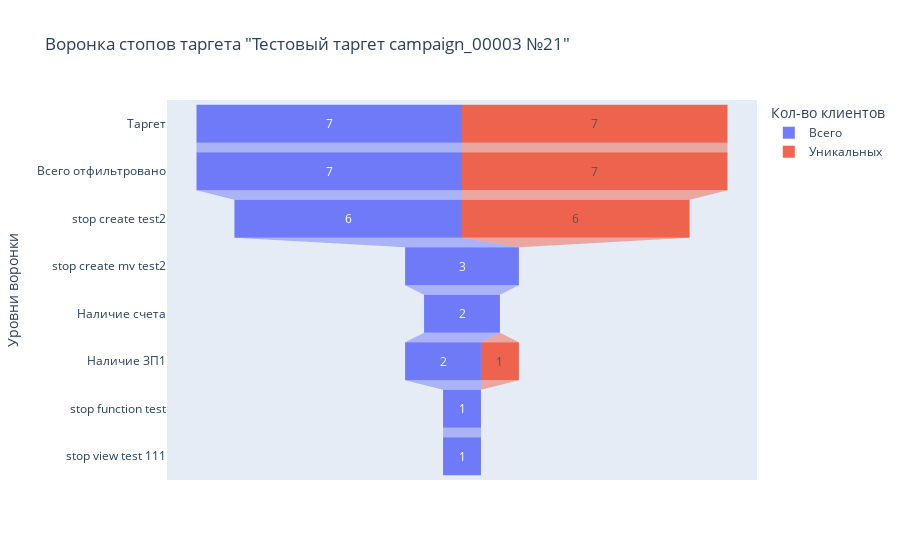
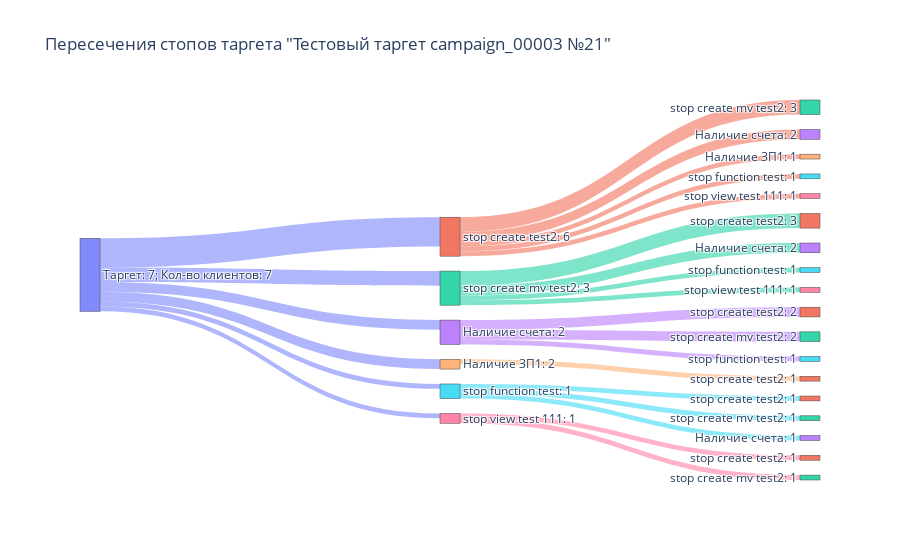

Notebook code cell kept with these figures, in order:
### Code cell
sf = StopFilter(gp_con)
sf.create_target('select distinct inn from sandbox.campaign_00003', 'Тестовый таргет campaign_00003 №21')
sf.exclude(StopList(gp_con).get('Test stop list'))
sf.show_statistics()

### Figure 1 — Plotly figure (JSON) as saved in the notebook; plotly's stock layout.template omitted (floating-point values rounded to 4 significant figures)
{"data": [{"hovertemplate": "Кол-во клиентов=Всего<br>count=%{x}<br>Уровни воронки=%{y}<extra></extra>", "legendgroup": "Всего", "marker": {"color": "#636efa"}, "name": "Всего", "opacity": 0.9, "orientation": "h", "showlegend": true, "type": "funnel", "x": [7, 7, 6, 3, 2, 2, 1, 1], "xaxis": "x", "y": ["Таргет", "Всего отфильтровано", "stop create test2", "stop create mv test2", "Наличие счета", "Наличие ЗП1", "stop function test", "stop view test 111"], "yaxis": "y"}, {"hovertemplate": "Кол-во клиентов=Уникальных<br>count=%{x}<br>Уровни воронки=%{y}<extra></extra>", "legendgroup": "Уникальных", "marker": {"color": "#EF553B"}, "name": "Уникальных", "opacity": 0.9, "orientation": "h", "showlegend": true, "type": "funnel", "x": [7, 7, 6, 0, 0, 1, 0, 0], "xaxis": "x", "y": ["Таргет", "Всего отфильтровано", "stop create test2", "stop create mv test2", "Наличие счета", "Наличие ЗП1", "stop function test", "stop view test 111"], "yaxis": "y"}], "layout": {"legend": {"title": {"text": "Кол-во клиентов"}, "tracegroupgap": 0}, "title": {"text": "Воронка стопов таргета \"Тестовый таргет campaign_00003 №21\""}, "xaxis": {"anchor": "y", "domain": [0, 1], "title": {"text": "count"}}, "yaxis": {"anchor": "x", "domain": [0, 1], "title": {"text": "Уровни воронки"}}}}

### Figure 2 — Plotly figure (JSON) as saved in the notebook; plotly's stock layout.template omitted (floating-point values rounded to 4 significant figures)
{"data": [{"link": {"color": ["rgba(99, 110, 250, 0.5)", "rgba(99, 110, 250, 0.5)", "rgba(99, 110, 250, 0.5)", "rgba(99, 110, 250, 0.5)", "rgba(99, 110, 250, 0.5)", "rgba(99, 110, 250, 0.5)", "rgba(239, 85, 59, 0.5)", "rgba(239, 85, 59, 0.5)", "rgba(239, 85, 59, 0.5)", "rgba(239, 85, 59, 0.5)", "rgba(239, 85, 59, 0.5)", "rgba(0, 204, 150, 0.5)", "rgba(0, 204, 150, 0.5)", "rgba(0, 204, 150, 0.5)", "rgba(0, 204, 150, 0.5)", "rgba(0, 204, 150, 0.5)", "rgba(171, 99, 250, 0.5)", "rgba(171, 99, 250, 0.5)", "rgba(171, 99, 250, 0.5)", "rgba(171, 99, 250, 0.5)", "rgba(171, 99, 250, 0.5)", "rgba(255, 161, 90, 0.5)", "rgba(255, 161, 90, 0.5)", "rgba(255, 161, 90, 0.5)", "rgba(255, 161, 90, 0.5)", "rgba(255, 161, 90, 0.5)", "rgba(25, 211, 243, 0.5)", "rgba(25, 211, 243, 0.5)", "rgba(25, 211, 243, 0.5)", "rgba(25, 211, 243, 0.5)", "rgba(25, 211, 243, 0.5)", "rgba(255, 102, 146, 0.5)", "rgba(255, 102, 146, 0.5)", "rgba(255, 102, 146, 0.5)", "rgba(255, 102, 146, 0.5)", "rgba(255, 102, 146, 0.5)"], "source": [0, 0, 0, 0, 0, 0, 1, 1, 1, 1, 1, 2, 2, 2, 2, 2, 3, 3, 3, 3, 3, 4, 4, 4, 4, 4, 5, 5, 5, 5, 5, 6, 6, 6, 6, 6], "target": [1, 2, 3, 4, 5, 6, 7, 8, 9, 10, 11, 12, 13, 14, 15, 16, 17, 18, 19, 20, 21, 22, 23, 24, 25, 26, 27, 28, 29, 30, 31, 32, 33, 34, 35, 36], "value": [6, 3, 2, 2, 1, 1, 3, 2, 1, 1, 1, 3, 2, 0, 1, 1, 2, 2, 0, 1, 0, 1, 0, 0, 0, 0, 1, 1, 1, 0, 0, 1, 1, 0, 0, 0]}, "node": {"color": ["rgba(99, 110, 250, 0.8)", "rgba(239, 85, 59, 0.8)", "rgba(0, 204, 150, 0.8)", "rgba(171, 99, 250, 0.8)", "rgba(255, 161, 90, 0.8)", "rgba(25, 211, 243, 0.8)", "rgba(255, 102, 146, 0.8)", "rgba(0, 204, 150, 0.8)", "rgba(171, 99, 250, 0.8)", "rgba(255, 161, 90, 0.8)", "rgba(25, 211, 243, 0.8)", "rgba(255, 102, 146, 0.8)", "rgba(239, 85, 59, 0.8)", "rgba(171, 99, 250, 0.8)", "rgba(255, 161, 90, 0.8)", "rgba(25, 211, 243, 0.8)", "rgba(255, 102, 146, 0.8)", "rgba(239, 85, 59, 0.8)", "rgba(0, 204, 150, 0.8)", "rgba(255, 161, 90, 0.8)", "rgba(25, 211, 243, 0.8)", "rgba(255, 102, 146, 0.8)", "rgba(239, 85, 59, 0.8)", "rgba(0, 204, 150, 0.8)", "rgba(171, 99, 250, 0.8)", "rgba(25, 211, 243, 0.8)", "rgba(255, 102, 146, 0.8)", "rgba(239, 85, 59, 0.8)", "rgba(0, 204, 150, 0.8)", "rgba(171, 99, 250, 0.8)", "rgba(255, 161, 90, 0.8)", "rgba(255, 102, 146, 0.8)", "rgba(239, 85, 59, 0.8)", "rgba(0, 204, 150, 0.8)", "rgba(171, 99, 250, 0.8)", "rgba(255, 161, 90, 0.8)", "rgba(25, 211, 243, 0.8)"], "label": ["Таргет: 7; Кол-во клиентов: 7", "stop create test2: 6", "stop create mv test2: 3", "Наличие счета: 2", "Наличие ЗП1: 2", "stop function test: 1", "stop view test 111: 1", "stop create mv test2: 3", "Наличие счета: 2", "Наличие ЗП1: 1", "stop function test: 1", "stop view test 111: 1", "stop create test2: 3", "Наличие счета: 2", "Наличие ЗП1: 0", "stop function test: 1", "stop view test 111: 1", "stop create test2: 2", "stop create mv test2: 2", "Наличие ЗП1: 0", "stop function test: 1", "stop view test 111: 0", "stop create test2: 1", "stop create mv test2: 0", "Наличие счета: 0", "stop function test: 0", "stop view test 111: 0", "stop create test2: 1", "stop create mv test2: 1", "Наличие счета: 1", "Наличие ЗП1: 0", "stop view test 111: 0", "stop create test2: 1", "stop create mv test2: 1", "Наличие счета: 0", "Наличие ЗП1: 0", "stop function test: 0"]}, "type": "sankey"}], "layout": {"title": {"text": "Пересечения стопов таргета \"Тестовый таргет campaign_00003 №21\""}}}
